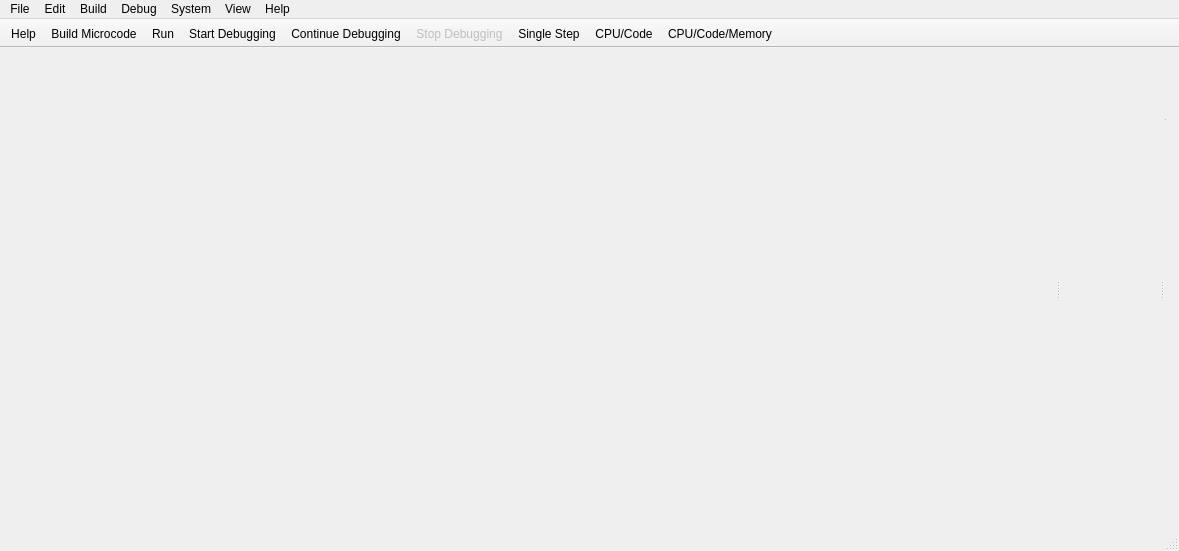
<?xml version="1.0" encoding="UTF-8"?>
<ui version="4.0">
 <class>CPUMainWindow</class>
 <widget class="QMainWindow" name="CPUMainWindow">
  <property name="geometry">
   <rect>
    <x>0</x>
    <y>0</y>
    <width>1179</width>
    <height>551</height>
   </rect>
  </property>
  <property name="sizePolicy">
   <sizepolicy hsizetype="Expanding" vsizetype="Expanding">
    <horstretch>0</horstretch>
    <verstretch>0</verstretch>
   </sizepolicy>
  </property>
  <property name="windowTitle">
   <string>Pep/9 CPU</string>
  </property>
  <property name="windowIcon">
   <iconset resource="../pep9cpu-lib/pep9cpu-resources.qrc">
    <normaloff>:/images/Pep9cpu-icon.png</normaloff>:/images/Pep9cpu-icon.png</iconset>
  </property>
  <property name="unifiedTitleAndToolBarOnMac">
   <bool>true</bool>
  </property>
  <widget class="QWidget" name="centralWidget">
   <layout class="QGridLayout" name="gridLayout_3">
    <item row="1" column="1">
     <layout class="QGridLayout" name="gridLayout">
      <item row="0" column="0">
       <widget class="QSplitter" name="horizontalSplitter">
        <property name="orientation">
         <enum>Qt::Horizontal</enum>
        </property>
        <widget class="MemoryDumpPane" name="memoryWidget" native="true">
         <property name="sizePolicy">
          <sizepolicy hsizetype="Preferred" vsizetype="Preferred">
           <horstretch>1</horstretch>
           <verstretch>8</verstretch>
          </sizepolicy>
         </property>
         <property name="minimumSize">
          <size>
           <width>150</width>
           <height>200</height>
          </size>
         </property>
        </widget>
        <widget class="CpuPane" name="cpuWidget" native="true">
         <property name="sizePolicy">
          <sizepolicy hsizetype="Preferred" vsizetype="Expanding">
           <horstretch>0</horstretch>
           <verstretch>0</verstretch>
          </sizepolicy>
         </property>
        </widget>
        <widget class="QSplitter" name="splitter">
         <property name="orientation">
          <enum>Qt::Vertical</enum>
         </property>
         <widget class="MicrocodePane" name="microcodeWidget" native="true"/>
         <widget class="MicroObjectCodePane" name="microobjectWidget" native="true">
          <property name="sizePolicy">
           <sizepolicy hsizetype="Preferred" vsizetype="Minimum">
            <horstretch>0</horstretch>
            <verstretch>0</verstretch>
           </sizepolicy>
          </property>
          <property name="minimumSize">
           <size>
            <width>0</width>
            <height>200</height>
           </size>
          </property>
         </widget>
        </widget>
       </widget>
      </item>
     </layout>
    </item>
   </layout>
  </widget>
  <widget class="QMenuBar" name="menuBar">
   <property name="geometry">
    <rect>
     <x>0</x>
     <y>0</y>
     <width>1179</width>
     <height>21</height>
    </rect>
   </property>
   <widget class="QMenu" name="menuFile">
    <property name="title">
     <string>File</string>
    </property>
    <addaction name="actionFile_New_Microcode"/>
    <addaction name="actionFile_Open"/>
    <addaction name="actionFile_Save_Microcode"/>
    <addaction name="actionFile_Save_Microcode_As"/>
    <addaction name="separator"/>
    <addaction name="actionFile_Print_Microcode"/>
    <addaction name="separator"/>
    <addaction name="actionExit"/>
   </widget>
   <widget class="QMenu" name="menuEdit">
    <property name="title">
     <string>Edit</string>
    </property>
    <addaction name="actionEdit_Undo"/>
    <addaction name="actionEdit_Redo"/>
    <addaction name="separator"/>
    <addaction name="actionEdit_Cut"/>
    <addaction name="actionEdit_Copy"/>
    <addaction name="actionEdit_Paste"/>
    <addaction name="separator"/>
    <addaction name="actionEdit_Format_Microcode"/>
    <addaction name="actionEdit_Remove_Error_Microcode"/>
    <addaction name="actionEdit_UnComment_Line"/>
    <addaction name="separator"/>
    <addaction name="actionEdit_Font"/>
    <addaction name="actionEdit_Reset_font_to_Default"/>
   </widget>
   <widget class="QMenu" name="menuSystem">
    <property name="title">
     <string>System</string>
    </property>
    <addaction name="actionSystem_Clear_CPU"/>
    <addaction name="actionSystem_Clear_Memory"/>
    <addaction name="separator"/>
    <addaction name="actionSystem_One_Byte"/>
    <addaction name="actionSystem_Two_Byte"/>
   </widget>
   <widget class="QMenu" name="menuHelp">
    <property name="title">
     <string>Help</string>
    </property>
    <addaction name="actionHelp_UsingPep9CPU"/>
    <addaction name="actionHelp_InteractiveUse"/>
    <addaction name="actionHelp_MicrocodeUse"/>
    <addaction name="actionHelp_DebuggingUse"/>
    <addaction name="actionHelp_Pep9Reference"/>
    <addaction name="actionHelp_One_Byte_Examples"/>
    <addaction name="actionHelp_Two_Byte_Examples"/>
    <addaction name="separator"/>
    <addaction name="actionHelp_About_Pep9CPU"/>
    <addaction name="actionHelp_About_Qt"/>
   </widget>
   <widget class="QMenu" name="menuBuild">
    <property name="title">
     <string>Build</string>
    </property>
    <addaction name="actionBuild_Microcode"/>
    <addaction name="actionBuild_Run"/>
   </widget>
   <widget class="QMenu" name="menuDebug_2">
    <property name="title">
     <string>Debug</string>
    </property>
    <addaction name="actionDebug_Start_Debugging"/>
    <addaction name="separator"/>
    <addaction name="actionDebug_Continue"/>
    <addaction name="actionDebug_Stop_Debugging"/>
    <addaction name="separator"/>
    <addaction name="actionDebug_Single_Step_Microcode"/>
    <addaction name="separator"/>
    <addaction name="actionDebug_Remove_All_Microcode_Breakpoints"/>
   </widget>
   <widget class="QMenu" name="menuView">
    <property name="title">
     <string>View</string>
    </property>
    <property name="separatorsCollapsible">
     <bool>false</bool>
    </property>
    <addaction name="actionView_CPU_Code"/>
    <addaction name="actionView_CPU_Code_Memory"/>
   </widget>
   <addaction name="menuFile"/>
   <addaction name="menuEdit"/>
   <addaction name="menuBuild"/>
   <addaction name="menuDebug_2"/>
   <addaction name="menuSystem"/>
   <addaction name="menuView"/>
   <addaction name="menuHelp"/>
  </widget>
  <widget class="QToolBar" name="mainToolBar">
   <property name="enabled">
    <bool>true</bool>
   </property>
   <property name="windowTitle">
    <string>Main Toolbar</string>
   </property>
   <property name="movable">
    <bool>false</bool>
   </property>
   <property name="iconSize">
    <size>
     <width>32</width>
     <height>32</height>
    </size>
   </property>
   <property name="floatable">
    <bool>false</bool>
   </property>
   <attribute name="toolBarArea">
    <enum>TopToolBarArea</enum>
   </attribute>
   <attribute name="toolBarBreak">
    <bool>false</bool>
   </attribute>
   <addaction name="actionHelp"/>
   <addaction name="actionBuild_Microcode"/>
   <addaction name="actionBuild_Run"/>
   <addaction name="actionDebug_Start_Debugging"/>
   <addaction name="actionDebug_Continue"/>
   <addaction name="actionDebug_Stop_Debugging"/>
   <addaction name="actionDebug_Single_Step_Microcode"/>
   <addaction name="actionView_CPU_Code"/>
   <addaction name="actionView_CPU_Code_Memory"/>
  </widget>
  <widget class="QToolBar" name="byteConverterToolBar">
   <property name="windowTitle">
    <string>Byte Converter</string>
   </property>
   <property name="movable">
    <bool>false</bool>
   </property>
   <property name="floatable">
    <bool>false</bool>
   </property>
   <attribute name="toolBarArea">
    <enum>TopToolBarArea</enum>
   </attribute>
   <attribute name="toolBarBreak">
    <bool>false</bool>
   </attribute>
  </widget>
  <widget class="QStatusBar" name="statusBar"/>
  <widget class="QToolBar" name="debugToolBar">
   <property name="windowTitle">
    <string>Debug Tools</string>
   </property>
   <property name="movable">
    <bool>false</bool>
   </property>
   <property name="iconSize">
    <size>
     <width>32</width>
     <height>32</height>
    </size>
   </property>
   <attribute name="toolBarArea">
    <enum>TopToolBarArea</enum>
   </attribute>
   <attribute name="toolBarBreak">
    <bool>false</bool>
   </attribute>
  </widget>
  <action name="actionFile_Open">
   <property name="icon">
    <iconset resource="../../pep-core/common/common-resources.qrc">
     <normaloff>:/images/open.png</normaloff>:/images/open.png</iconset>
   </property>
   <property name="text">
    <string>Open...</string>
   </property>
   <property name="shortcut">
    <string>Ctrl+O</string>
   </property>
   <property name="iconVisibleInMenu">
    <bool>false</bool>
   </property>
  </action>
  <action name="actionEdit_Undo">
   <property name="enabled">
    <bool>false</bool>
   </property>
   <property name="icon">
    <iconset resource="../../pep-core/common/common-resources.qrc">
     <normaloff>:/images/undo.png</normaloff>:/images/undo.png</iconset>
   </property>
   <property name="text">
    <string>Undo</string>
   </property>
   <property name="shortcut">
    <string>Ctrl+Z</string>
   </property>
   <property name="iconVisibleInMenu">
    <bool>false</bool>
   </property>
  </action>
  <action name="actionEdit_Redo">
   <property name="enabled">
    <bool>false</bool>
   </property>
   <property name="icon">
    <iconset resource="../../pep-core/common/common-resources.qrc">
     <normaloff>:/images/redo.png</normaloff>:/images/redo.png</iconset>
   </property>
   <property name="text">
    <string>Redo</string>
   </property>
   <property name="shortcut">
    <string>Ctrl+Y</string>
   </property>
   <property name="iconVisibleInMenu">
    <bool>false</bool>
   </property>
  </action>
  <action name="actionEdit_Cut">
   <property name="icon">
    <iconset resource="../../pep-core/common/common-resources.qrc">
     <normaloff>:/images/cut.png</normaloff>:/images/cut.png</iconset>
   </property>
   <property name="text">
    <string>Cut</string>
   </property>
   <property name="shortcut">
    <string>Ctrl+X</string>
   </property>
   <property name="iconVisibleInMenu">
    <bool>false</bool>
   </property>
  </action>
  <action name="actionEdit_Copy">
   <property name="icon">
    <iconset resource="../../pep-core/common/common-resources.qrc">
     <normaloff>:/images/copy.png</normaloff>:/images/copy.png</iconset>
   </property>
   <property name="text">
    <string>Copy</string>
   </property>
   <property name="shortcut">
    <string>Ctrl+C</string>
   </property>
   <property name="iconVisibleInMenu">
    <bool>false</bool>
   </property>
  </action>
  <action name="actionEdit_Paste">
   <property name="icon">
    <iconset resource="../../pep-core/common/common-resources.qrc">
     <normaloff>:/images/paste.png</normaloff>:/images/paste.png</iconset>
   </property>
   <property name="text">
    <string>Paste</string>
   </property>
   <property name="shortcut">
    <string>Ctrl+V</string>
   </property>
   <property name="iconVisibleInMenu">
    <bool>false</bool>
   </property>
  </action>
  <action name="actionEdit_Font">
   <property name="text">
    <string>Font...</string>
   </property>
   <property name="iconVisibleInMenu">
    <bool>false</bool>
   </property>
  </action>
  <action name="actionSystem_Clear_CPU">
   <property name="text">
    <string>Clear CPU</string>
   </property>
   <property name="iconVisibleInMenu">
    <bool>false</bool>
   </property>
  </action>
  <action name="actionSystem_Clear_Memory">
   <property name="text">
    <string>Clear Memory</string>
   </property>
   <property name="iconVisibleInMenu">
    <bool>false</bool>
   </property>
  </action>
  <action name="actionHelp_UsingPep9CPU">
   <property name="icon">
    <iconset resource="../../pep-core/common/common-resources.qrc">
     <normaloff>:/images/help.png</normaloff>:/images/help.png</iconset>
   </property>
   <property name="text">
    <string>Using Pep/9 CPU</string>
   </property>
   <property name="iconVisibleInMenu">
    <bool>false</bool>
   </property>
  </action>
  <action name="actionHelp_InteractiveUse">
   <property name="text">
    <string>Interactive Use</string>
   </property>
   <property name="iconVisibleInMenu">
    <bool>false</bool>
   </property>
  </action>
  <action name="actionBuild_Run">
   <property name="icon">
    <iconset resource="../../pep-core/common/common-resources.qrc">
     <normaloff>:/images/run.png</normaloff>:/images/run.png</iconset>
   </property>
   <property name="text">
    <string>Run</string>
   </property>
   <property name="shortcut">
    <string>Ctrl+R</string>
   </property>
   <property name="iconVisibleInMenu">
    <bool>false</bool>
   </property>
  </action>
  <action name="actionDebug_Start_Debugging">
   <property name="icon">
    <iconset resource="../../pep-core/common/common-resources.qrc">
     <normaloff>:/images/debugger_start.png</normaloff>:/images/debugger_start.png</iconset>
   </property>
   <property name="text">
    <string>Start Debugging</string>
   </property>
   <property name="shortcut">
    <string>Ctrl+D</string>
   </property>
   <property name="iconVisibleInMenu">
    <bool>false</bool>
   </property>
  </action>
  <action name="actionDebug_Stop_Debugging">
   <property name="enabled">
    <bool>false</bool>
   </property>
   <property name="icon">
    <iconset resource="../../pep-core/common/common-resources.qrc">
     <normaloff>:/images/debugger_stop.png</normaloff>:/images/debugger_stop.png</iconset>
   </property>
   <property name="text">
    <string>Stop Debugging</string>
   </property>
   <property name="shortcut">
    <string>Ctrl+.</string>
   </property>
   <property name="iconVisibleInMenu">
    <bool>false</bool>
   </property>
  </action>
  <action name="actionHelp">
   <property name="icon">
    <iconset resource="../../pep-core/common/common-resources.qrc">
     <normaloff>:/images/help.png</normaloff>:/images/help.png</iconset>
   </property>
   <property name="text">
    <string>Help</string>
   </property>
   <property name="shortcut">
    <string>F1</string>
   </property>
  </action>
  <action name="actionFile_Print_Microcode">
   <property name="text">
    <string>Print Microcode...</string>
   </property>
   <property name="shortcut">
    <string>Ctrl+P</string>
   </property>
   <property name="iconVisibleInMenu">
    <bool>false</bool>
   </property>
  </action>
  <action name="actionHelp_About_Pep9CPU">
   <property name="text">
    <string>About Pep9CPU</string>
   </property>
   <property name="toolTip">
    <string>About Pep9CPU</string>
   </property>
  </action>
  <action name="actionHelp_About_Qt">
   <property name="text">
    <string>About Qt</string>
   </property>
  </action>
  <action name="actionEdit_UnComment_Line">
   <property name="text">
    <string>Un/Comment Line</string>
   </property>
   <property name="shortcut">
    <string>Ctrl+/</string>
   </property>
  </action>
  <action name="actionHelp_MicrocodeUse">
   <property name="text">
    <string>Microcode Use</string>
   </property>
  </action>
  <action name="actionHelp_DebuggingUse">
   <property name="text">
    <string>Debugging Use</string>
   </property>
  </action>
  <action name="actionHelp_Pep9Reference">
   <property name="text">
    <string>Pep/9 Reference</string>
   </property>
  </action>
  <action name="actionHelp_One_Byte_Examples">
   <property name="text">
    <string>One-Byte Examples</string>
   </property>
  </action>
  <action name="actionEdit_Reset_font_to_Default">
   <property name="text">
    <string>Reset Font to Default</string>
   </property>
   <property name="toolTip">
    <string>Reset Font to Default</string>
   </property>
  </action>
  <action name="actionBuild_Microcode">
   <property name="icon">
    <iconset resource="../../pep-core/common/common-resources.qrc">
     <normaloff>:/images/flash.svg</normaloff>:/images/flash.svg</iconset>
   </property>
   <property name="text">
    <string>Build Microcode</string>
   </property>
   <property name="toolTip">
    <string>Build Microcode</string>
   </property>
   <property name="iconVisibleInMenu">
    <bool>false</bool>
   </property>
  </action>
  <action name="actionDebug_Single_Step_Microcode">
   <property name="icon">
    <iconset resource="../../pep-core/common/common-resources.qrc">
     <normaloff>:/images/debug_single_step_micro.png</normaloff>:/images/debug_single_step_micro.png</iconset>
   </property>
   <property name="text">
    <string>Single Step</string>
   </property>
   <property name="shortcut">
    <string>Alt+Return</string>
   </property>
   <property name="iconVisibleInMenu">
    <bool>false</bool>
   </property>
  </action>
  <action name="actionDebug_Restart_Debugging">
   <property name="icon">
    <iconset resource="../../pep-core/common/common-resources.qrc">
     <normaloff>:/images/debugger_restart.png</normaloff>:/images/debugger_restart.png</iconset>
   </property>
   <property name="text">
    <string>Restart Debugging</string>
   </property>
   <property name="iconVisibleInMenu">
    <bool>false</bool>
   </property>
  </action>
  <action name="actionDebug_Continue">
   <property name="icon">
    <iconset resource="../../pep-core/common/common-resources.qrc">
     <normaloff>:/images/debugger_continue.png</normaloff>:/images/debugger_continue.png</iconset>
   </property>
   <property name="text">
    <string>Continue Debugging</string>
   </property>
   <property name="iconVisibleInMenu">
    <bool>false</bool>
   </property>
  </action>
  <action name="actionFile_Save_Microcode_As">
   <property name="text">
    <string>Save Microcode As..</string>
   </property>
   <property name="shortcut">
    <string>Ctrl+Shift+S</string>
   </property>
   <property name="iconVisibleInMenu">
    <bool>false</bool>
   </property>
  </action>
  <action name="actionFile_New_Microcode">
   <property name="icon">
    <iconset resource="../../pep-core/common/common-resources.qrc">
     <normaloff>:/images/new.png</normaloff>:/images/new.png</iconset>
   </property>
   <property name="text">
    <string>New Microcode Program</string>
   </property>
   <property name="shortcut">
    <string>Ctrl+N</string>
   </property>
   <property name="iconVisibleInMenu">
    <bool>false</bool>
   </property>
  </action>
  <action name="actionFile_Save_Microcode">
   <property name="icon">
    <iconset resource="../../pep-core/common/common-resources.qrc">
     <normaloff>:/images/save.png</normaloff>:/images/save.png</iconset>
   </property>
   <property name="text">
    <string>Save Microcode</string>
   </property>
   <property name="shortcut">
    <string>Ctrl+S</string>
   </property>
   <property name="iconVisibleInMenu">
    <bool>false</bool>
   </property>
  </action>
  <action name="actionExit">
   <property name="text">
    <string>Exit</string>
   </property>
  </action>
  <action name="actionDebug_Remove_All_Microcode_Breakpoints">
   <property name="text">
    <string>Remove All Breakpoints</string>
   </property>
  </action>
  <action name="actionSystem_One_Byte">
   <property name="checkable">
    <bool>true</bool>
   </property>
   <property name="checked">
    <bool>true</bool>
   </property>
   <property name="text">
    <string>One Byte Model</string>
   </property>
   <property name="shortcut">
    <string>Ctrl+1</string>
   </property>
  </action>
  <action name="actionSystem_Two_Byte">
   <property name="checkable">
    <bool>true</bool>
   </property>
   <property name="checked">
    <bool>false</bool>
   </property>
   <property name="text">
    <string>Two Byte Model</string>
   </property>
   <property name="shortcut">
    <string>Ctrl+2</string>
   </property>
  </action>
  <action name="actionEdit_Remove_Error_Microcode">
   <property name="text">
    <string>Remove Error Messages</string>
   </property>
  </action>
  <action name="actionEdit_Format_Microcode">
   <property name="text">
    <string>Build &amp;&amp; Format</string>
   </property>
   <property name="toolTip">
    <string>Build &amp; Format</string>
   </property>
   <property name="shortcut">
    <string>Ctrl+L</string>
   </property>
  </action>
  <action name="actionHelp_Two_Byte_Examples">
   <property name="text">
    <string>Two-Byte Examples</string>
   </property>
  </action>
  <action name="actionView_CPU_Code">
   <property name="icon">
    <iconset resource="../pep9cpu-lib/pep9cpu-resources.qrc">
     <normaloff>:/images/microcodeCPUOnly.png</normaloff>:/images/microcodeCPUOnly.png</iconset>
   </property>
   <property name="text">
    <string>CPU/Code</string>
   </property>
   <property name="toolTip">
    <string>View CPU / MicroCode</string>
   </property>
   <property name="iconVisibleInMenu">
    <bool>false</bool>
   </property>
  </action>
  <action name="actionView_CPU_Code_Memory">
   <property name="icon">
    <iconset resource="../pep9cpu-lib/pep9cpu-resources.qrc">
     <normaloff>:/images/microcodeCPUMem.png</normaloff>:/images/microcodeCPUMem.png</iconset>
   </property>
   <property name="text">
    <string>CPU/Code/Memory</string>
   </property>
   <property name="toolTip">
    <string>View CPU / Microcode / Memory</string>
   </property>
   <property name="iconVisibleInMenu">
    <bool>false</bool>
   </property>
  </action>
 </widget>
 <layoutdefault spacing="6" margin="11"/>
 <customwidgets>
  <customwidget>
   <class>MemoryDumpPane</class>
   <extends>QWidget</extends>
   <header>memory/memorydumppane.h</header>
   <container>1</container>
  </customwidget>
  <customwidget>
   <class>MicrocodePane</class>
   <extends>QWidget</extends>
   <header>editor/microcodepane.h</header>
   <container>1</container>
  </customwidget>
  <customwidget>
   <class>MicroObjectCodePane</class>
   <extends>QWidget</extends>
   <header>microobjectcodepane.h</header>
   <container>1</container>
  </customwidget>
  <customwidget>
   <class>CpuPane</class>
   <extends>QWidget</extends>
   <header>cpupane.h</header>
   <container>1</container>
  </customwidget>
 </customwidgets>
 <resources>
  <include location="../../pep-core/common/common-resources.qrc"/>
  <include location="../pep9cpu-lib/pep9cpu-resources.qrc"/>
  <include location="../../pep-core/common/common-resources.qrc"/>
 </resources>
 <connections>
  <connection>
   <sender>actionExit</sender>
   <signal>triggered(bool)</signal>
   <receiver>CPUMainWindow</receiver>
   <slot>close()</slot>
   <hints>
    <hint type="sourcelabel">
     <x>-1</x>
     <y>-1</y>
    </hint>
    <hint type="destinationlabel">
     <x>517</x>
     <y>370</y>
    </hint>
   </hints>
  </connection>
 </connections>
 <slots>
  <signal>defaultFonts()</signal>
  <slot>on_actionEdit_Font_Default_triggered()</slot>
 </slots>
</ui>
